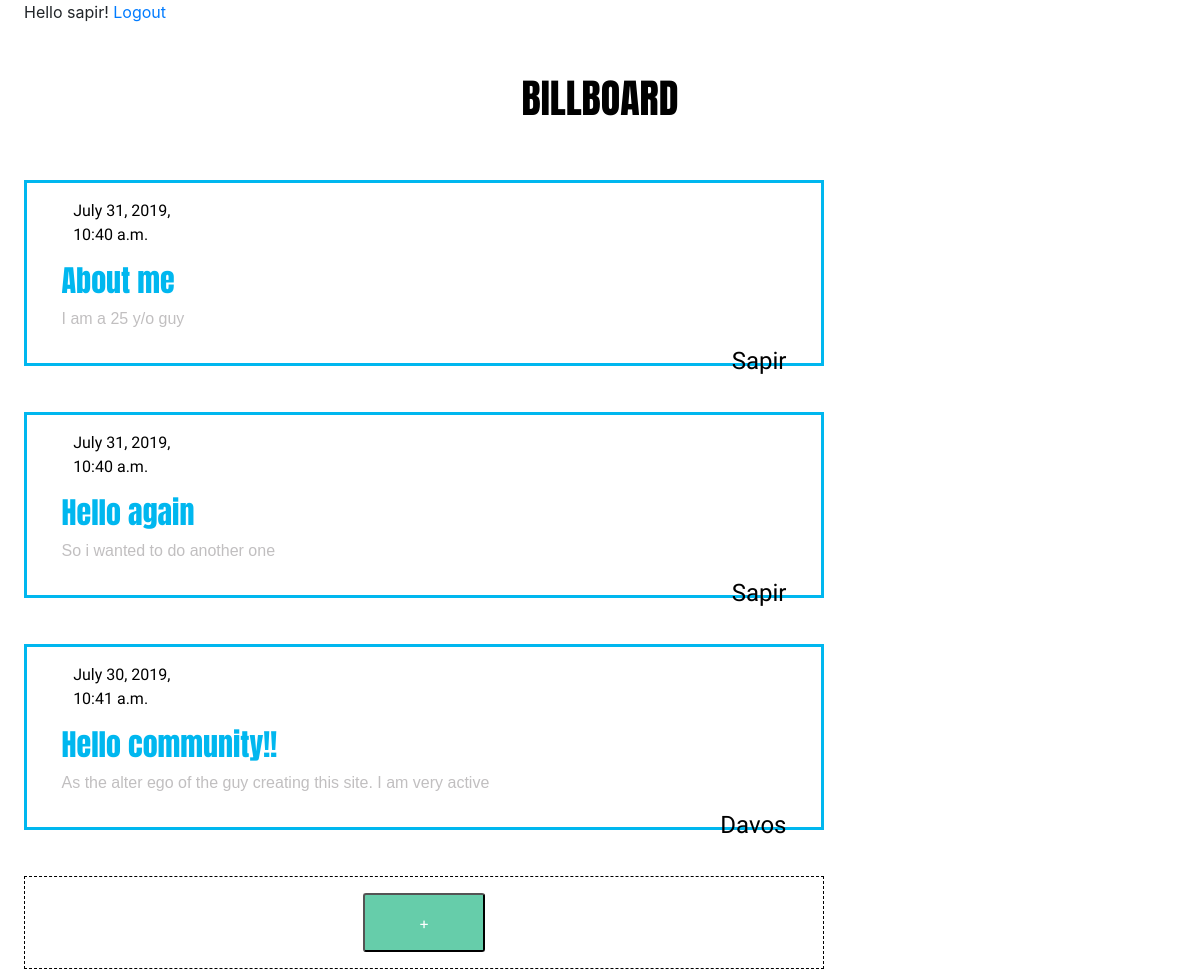
The app's page / (signed in) with its own data.
### SocialBoard/models.py (models this page shows)
class Post(models.Model):
    title = models.CharField(max_length = 120)
    publish_date = models.DateTimeField(default = timezone.now)
    content = models.CharField(max_length = 500)
    author = models.CharField(max_length = 24)

### SocialBoard/views.py (the view)
# urls.py: path('', views.index, name='index'),
@login_required
def index(request):
    posts = Post.objects.all()
    return render(request, 'SocialBoard/main.html', {'posts': posts})

### SocialBoard/templates/Socialboard/main.html
{% extends "base.html" %}
{% block head %}
{% load static %}
<link rel="stylesheet" href="{% static 'css/style.css'  %}">
{% endblock %}
{% block content %}
Hello {{request.user.username}}!
<a href="{% url 'logout' %}">Logout</a>
<div class="content">
  <h1 id='title'>BILLBOARD</h1>
  {% for post in  posts%}
  <div class='post'>
    <legend>
      <p class='post-date'>{{post.publish_date}}</p>
    </legend>
    <h3 class='post-title'>{{post.title}}</h3>
    <p class='post-content'>{{post.content}}</p>
    <h6 class='post-author'>{{post.author}}</h6>
  </div>
  {% empty %}
  <h1>No new messages... <br>Click the '+' button to add a new message</h1>
  {% endfor %}
  <div id="addPostDiv">
    <button id='addPost' class="pulse">+</button>
  </div>
</div>
{% endblock %}

### SocialBoard/static/css/style.css (style rules this page uses)
#title { font-family: 'Anton', sans-serif; font-size: 40px; color: black; text-align: center; padding: 50px; }
.post-date { font-family: 'Poiret One', cursive; font-size:16px; color: black; padding-left: 4%; }
.post-title { font-family: 'Anton', sans-serif; font-size:30px; color: #00b7ef; }
.post-content { font-family: 'Arial'; font-size:16px; color: #c1bfc0; }
.post-author { font-family: 'Pinyon Script', cursive; font-size:24px; color: black; float: right; }
.post { padding: 16px; height: auto; max-width: 800px; border: 3px solid #00b7ef; margin-bottom: 4%; padding-left: 3%; padding-right: 3%; }
#addPostDiv { border: 1px dashed black; padding: 16px; max-width: 800px; margin-bottom: 1%; text-align: center; min-height: 80px; }
legend { border: 0; border-bottom: 0px; width: 16%; padding-left: 1%; }
#addPost { background-color: #66CDAA; font-size: 16px; color: white; border-radius: 3px; padding: 2% 7%; }
body { padding-left: 2%; padding-right: 2%; }
.pulse { animation-name: pulse_animation; animation-duration: 5000ms; transform-origin:70% 70%; animation-iteration-count: infinite; animation-timing-function: linear; }

### records on screen
Post: publish_date "July 31, 2019, 10:40 a.m.", title "About me", content "I am a 25 y/o guy", author "Sapir"
Post: publish_date "July 31, 2019, 10:40 a.m.", title "Hello again", content "So i wanted to do another one", author "Sapir"
Post: publish_date "July 30, 2019, 10:41 a.m.", title "Hello community!!", content "As the alter ego of the guy creating this site. I am very active", author "Davos"

### other values on screen
{{ request.user.username }} "sapir"
